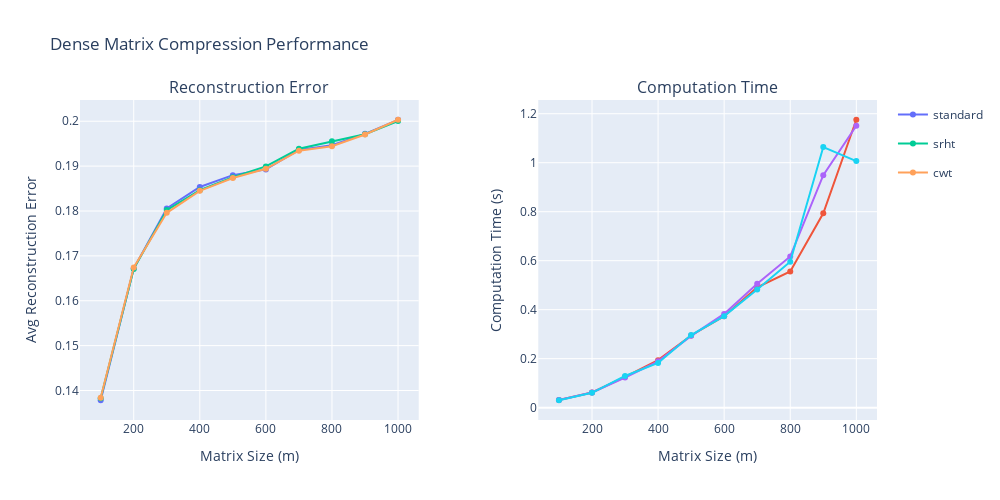

Write notebook code for a chart like this one.
### Code cell
# Create subplot grid
fig = make_subplots(rows=1, cols=2, 
                   subplot_titles=('Reconstruction Error', 'Computation Time'),
                   horizontal_spacing=0.15)

# Add traces for each metric
for algo in results_dense['Compression Algo'].unique():
    _df = results_dense[results_dense['Compression Algo'] == algo]
    
    # Reconstruction Error (left plot)
    fig.add_trace(
        go.Scatter(
            x=_df['Size'],
            y=_df['Avg Errors'],
            name=f'{algo}',
            mode='lines+markers',
            legendgroup=algo  # Group legends across subplots
        ),
        row=1, col=1
    )
    
    # Computation Time (right plot)
    fig.add_trace(
        go.Scatter(
            x=_df['Size'],
            y=_df['Avg Time'],
            name=f'{algo}',
            mode='lines+markers',
            legendgroup=algo,
            showlegend=False  # Only show legend once
        ),
        row=1, col=2
    )

# Update layout
fig.update_layout(
    title_text='Dense Matrix Compression Performance',
    height=500,
    width=1000,
    hovermode='x unified'
)

# Update axis labels
fig.update_xaxes(title_text='Matrix Size (m)', row=1, col=1)
fig.update_xaxes(title_text='Matrix Size (m)', row=1, col=2)
fig.update_yaxes(title_text='Avg Reconstruction Error', row=1, col=1)
fig.update_yaxes(title_text='Computation Time (s)', row=1, col=2)

fig.show()

### Figure 1 — Plotly figure (JSON) as saved in the notebook; plotly's stock layout.template omitted (floating-point values rounded to 4 significant figures)
{"data": [{"legendgroup": "standard", "mode": "lines+markers", "name": "standard", "type": "scatter", "x": [100, 200, 300, 400, 500, 600, 700, 800, 900, 1000], "xaxis": "x", "y": [0.1378, 0.1672, 0.1806, 0.1854, 0.188, 0.1893, 0.1936, 0.1947, 0.1972, 0.2003], "yaxis": "y"}, {"legendgroup": "standard", "mode": "lines+markers", "name": "standard", "showlegend": false, "type": "scatter", "x": [100, 200, 300, 400, 500, 600, 700, 800, 900, 1000], "xaxis": "x2", "y": [0.03163, 0.06184, 0.1258, 0.1938, 0.2946, 0.373, 0.4913, 0.5561, 0.7934, 1.175], "yaxis": "y2"}, {"legendgroup": "srht", "mode": "lines+markers", "name": "srht", "type": "scatter", "x": [100, 200, 300, 400, 500, 600, 700, 800, 900, 1000], "xaxis": "x", "y": [0.1383, 0.1671, 0.1802, 0.1846, 0.1875, 0.1899, 0.1939, 0.1955, 0.1971, 0.2], "yaxis": "y"}, {"legendgroup": "srht", "mode": "lines+markers", "name": "srht", "showlegend": false, "type": "scatter", "x": [100, 200, 300, 400, 500, 600, 700, 800, 900, 1000], "xaxis": "x2", "y": [0.03112, 0.06198, 0.123, 0.1892, 0.293, 0.3827, 0.5059, 0.6172, 0.9489, 1.151], "yaxis": "y2"}, {"legendgroup": "cwt", "mode": "lines+markers", "name": "cwt", "type": "scatter", "x": [100, 200, 300, 400, 500, 600, 700, 800, 900, 1000], "xaxis": "x", "y": [0.1384, 0.1674, 0.1796, 0.1845, 0.1873, 0.1894, 0.1934, 0.1944, 0.1971, 0.2003], "yaxis": "y"}, {"legendgroup": "cwt", "mode": "lines+markers", "name": "cwt", "showlegend": false, "type": "scatter", "x": [100, 200, 300, 400, 500, 600, 700, 800, 900, 1000], "xaxis": "x2", "y": [0.03019, 0.06047, 0.1293, 0.1825, 0.2962, 0.3736, 0.4827, 0.596, 1.064, 1.007], "yaxis": "y2"}], "layout": {"annotations": [{"font": {"size": 16}, "showarrow": false, "text": "Reconstruction Error", "x": 0.2125, "xanchor": "center", "xref": "paper", "y": 1, "yanchor": "bottom", "yref": "paper"}, {"font": {"size": 16}, "showarrow": false, "text": "Computation Time", "x": 0.7875, "xanchor": "center", "xref": "paper", "y": 1, "yanchor": "bottom", "yref": "paper"}], "height": 500, "hovermode": "x unified", "title": {"text": "Dense Matrix Compression Performance"}, "width": 1000, "xaxis": {"anchor": "y", "domain": [0, 0.425], "title": {"text": "Matrix Size (m)"}}, "xaxis2": {"anchor": "y2", "domain": [0.575, 1], "title": {"text": "Matrix Size (m)"}}, "yaxis": {"anchor": "x", "domain": [0, 1], "title": {"text": "Avg Reconstruction Error"}}, "yaxis2": {"anchor": "x2", "domain": [0, 1], "title": {"text": "Computation Time (s)"}}}}
